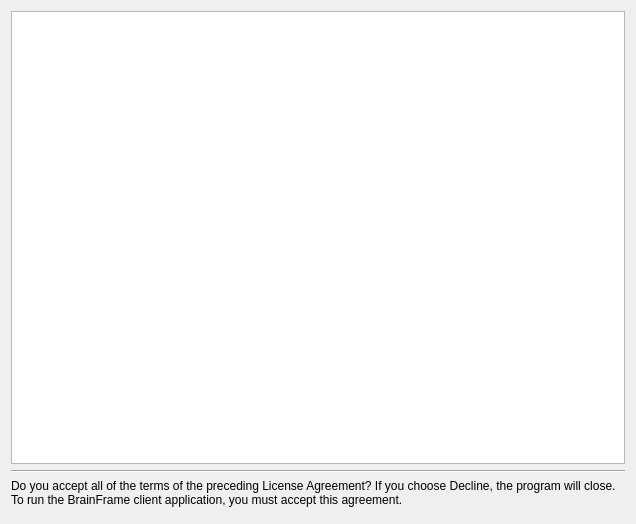
<?xml version="1.0" encoding="UTF-8"?>
<ui version="4.0">
 <class>Dialog</class>
 <widget class="QDialog" name="Dialog">
  <property name="geometry">
   <rect>
    <x>0</x>
    <y>0</y>
    <width>636</width>
    <height>524</height>
   </rect>
  </property>
  <property name="windowTitle">
   <string>Dialog</string>
  </property>
  <layout class="QVBoxLayout" name="verticalLayout">
   <item>
    <widget class="QPlainTextEdit" name="license_text">
     <property name="readOnly">
      <bool>true</bool>
     </property>
     <property name="cursorWidth">
      <number>0</number>
     </property>
     <property name="textInteractionFlags">
      <set>Qt::TextSelectableByKeyboard|Qt::TextSelectableByMouse</set>
     </property>
     <property name="backgroundVisible">
      <bool>false</bool>
     </property>
    </widget>
   </item>
   <item>
    <widget class="Line" name="line">
     <property name="orientation">
      <enum>Qt::Horizontal</enum>
     </property>
    </widget>
   </item>
   <item>
    <widget class="QLabel" name="question_label">
     <property name="text">
      <string>Do you accept all of the terms of the preceding License Agreement? If you choose Decline, the program will close. To run the BrainFrame client application, you must accept this agreement.</string>
     </property>
     <property name="wordWrap">
      <bool>true</bool>
     </property>
    </widget>
   </item>
   <item>
    <widget class="QDialogButtonBox" name="button_box">
     <property name="orientation">
      <enum>Qt::Horizontal</enum>
     </property>
     <property name="standardButtons">
      <set>QDialogButtonBox::NoButton</set>
     </property>
     <property name="centerButtons">
      <bool>false</bool>
     </property>
    </widget>
   </item>
  </layout>
 </widget>
 <resources/>
 <connections>
  <connection>
   <sender>button_box</sender>
   <signal>accepted()</signal>
   <receiver>Dialog</receiver>
   <slot>accept()</slot>
   <hints>
    <hint type="sourcelabel">
     <x>248</x>
     <y>254</y>
    </hint>
    <hint type="destinationlabel">
     <x>157</x>
     <y>274</y>
    </hint>
   </hints>
  </connection>
  <connection>
   <sender>button_box</sender>
   <signal>rejected()</signal>
   <receiver>Dialog</receiver>
   <slot>reject()</slot>
   <hints>
    <hint type="sourcelabel">
     <x>316</x>
     <y>260</y>
    </hint>
    <hint type="destinationlabel">
     <x>286</x>
     <y>274</y>
    </hint>
   </hints>
  </connection>
 </connections>
</ui>
